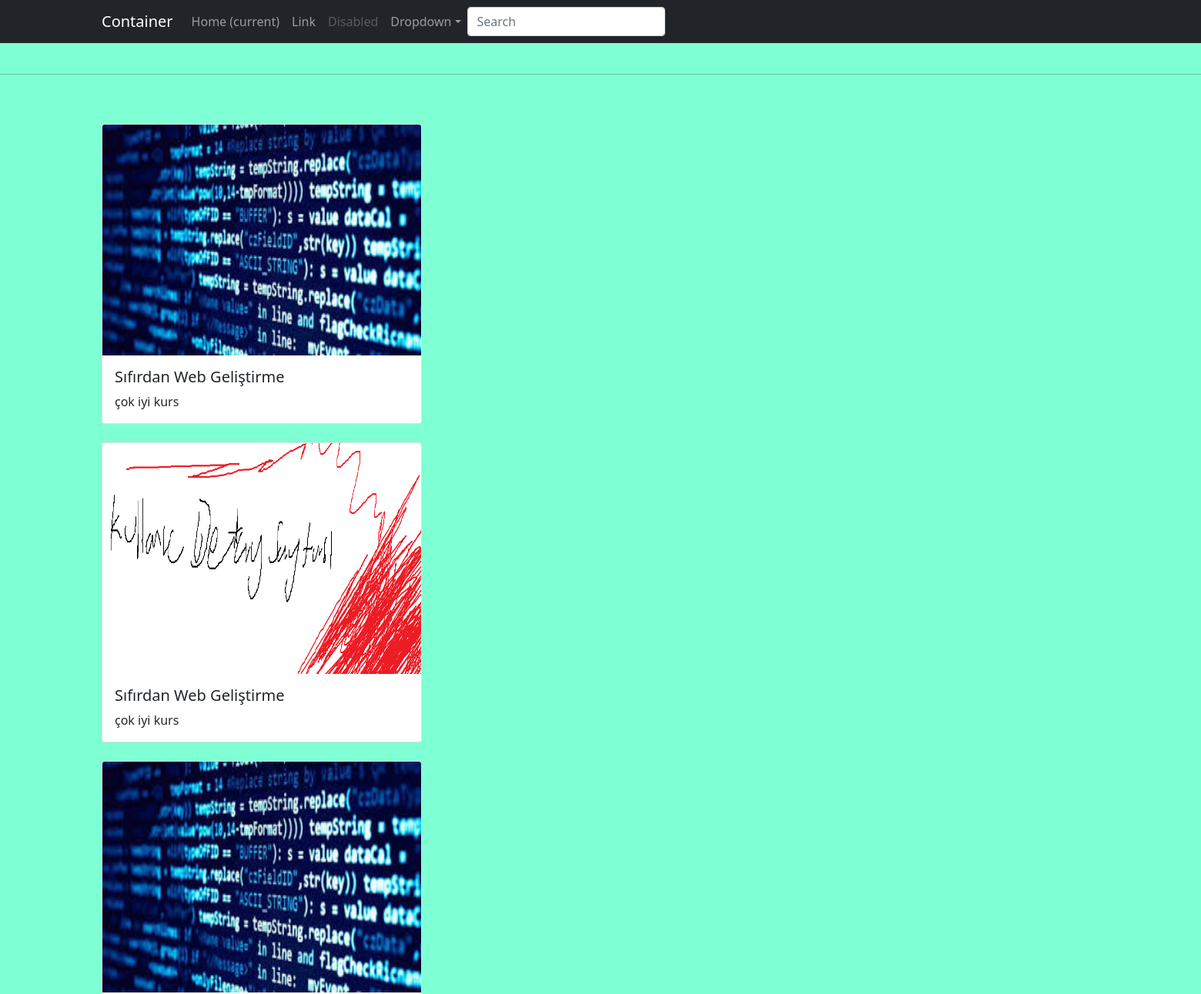
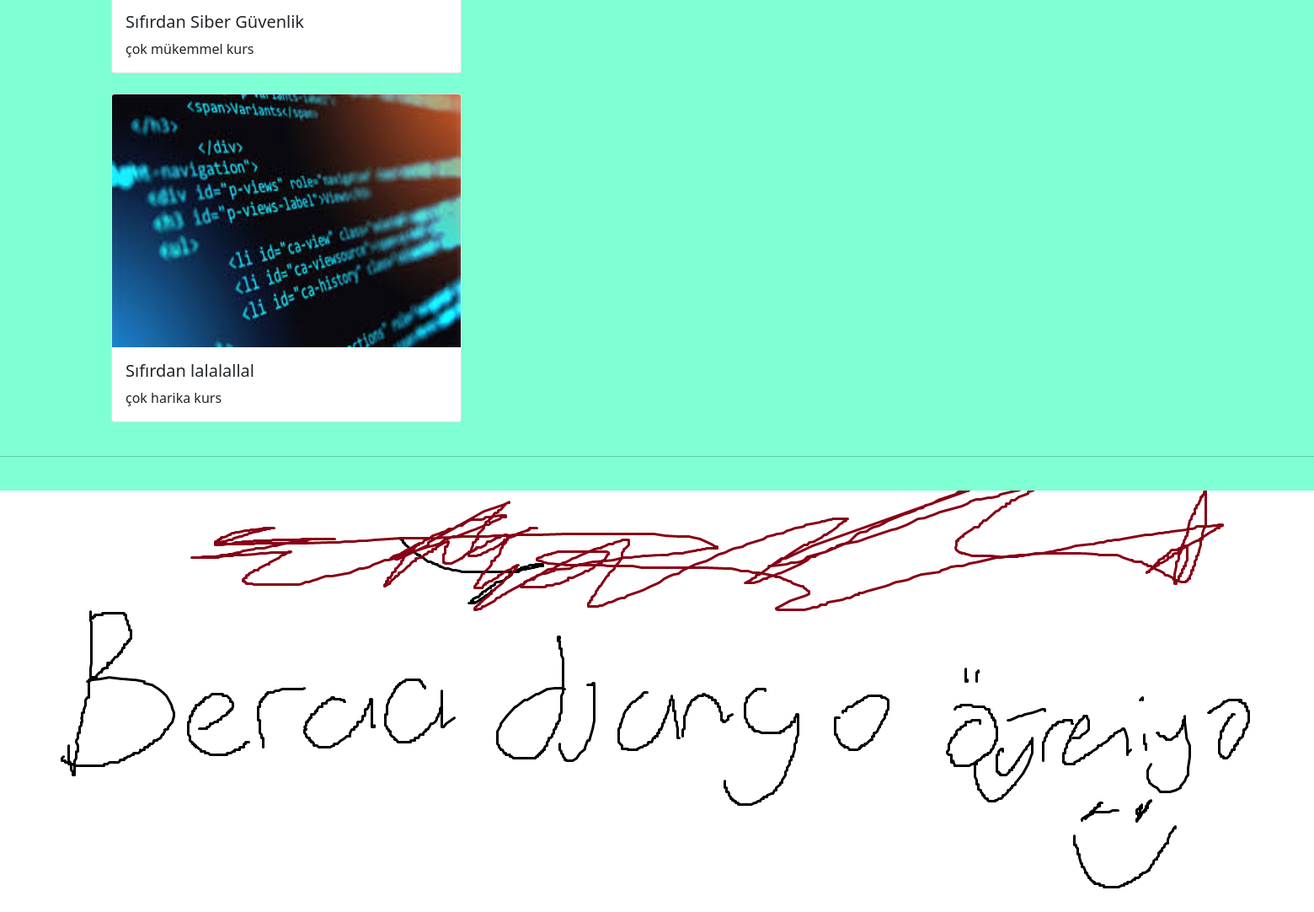
The page / on the database its author committed (2 pictures, top to bottom).
### blog/models.py (models this page shows)
class Blog(models.Model):
    title = models.CharField(max_length=200)
    image = models.CharField(max_length=50)
    description = models.TextField()
    is_active = models.BooleanField(default=False)
    is_home = models.BooleanField(default=False)

### blog/views.py (the view)
# urls.py: path("",blog,name="main_page"),
def blog(requests):
    context = {
        "blogs" : Blog.objects.all()
    }
    return render(requests, "index.html", context)

### blog/templates/index.html (shortened to what this page needs)
{% extends "base.html" %}
{% load static %}
{% block content %}
    <div id="cardss">
        {% for blog in blogs %}
            {% include '_cards.html' %}
        {% endfor%}
    </div>
{% endblock %}

### templates/base.html (shortened to what this page needs)
{% load static %}
<!DOCTYPE html>
<html lang="en">
<head>
    <link rel="stylesheet" href="{% static 'css/bootstrap.min.css'%}">
    <link rel="stylesheet" href="{% static 'css/base.css' %}">
</head>
<body>
    <nav class="navbar navbar-expand-lg navbar-dark bg-dark">
        <div class="container">
          <a class="navbar-brand" href="#">Container</a>
          <div class="collapse navbar-collapse" id="navbarsExample07">
            <ul class="navbar-nav mr-auto">
              <li class="nav-item active">
                <a class="nav-link" href="{% url 'main_page'%}">Home <span class="sr-only">(current)</span></a>
              </li>
              <li class="nav-item">
                <a class="nav-link" href="{% url 'user_detail'%}">Link</a>
              </li>
              <li class="nav-item">
                <a class="nav-link disabled" href="#">Disabled</a>
              </li>
              <li class="nav-item dropdown">
                <a class="nav-link dropdown-toggle" href="http://example.com" id="dropdown07" data-toggle="dropdown" aria-haspopup="true" aria-expanded="false">Dropdown</a>
              </li>
            </ul>
            <form class="form-inline my-2 my-md-0">
              <input class="form-control" type="text" placeholder="Search" aria-label="Search">
            </form>
          </div>
        </div>
    </nav>
    <br>
    <hr>
    <br>
    {% block content %} {% endblock %}
    <br>
    <hr>
    <br>
    <footer>
      <img src="{% static 'img/lala.png'%}" alt="">
    </footer>
</body>
</html>

### blog/templates/_cards.html
{% load static %}
{% load static %}
<div class="container mt-4">
    <div class="row row-cols-1 row-cols-md-3 g-4">
        <div class="col">
            <div class="card h-100">
                <img src="{% static 'img/'|add:blog.image %}" class="card-img-top" alt="..." height="300px">
                <div class="card-body">
                    <h5 class="card-title">{{blog.title}}</h5>
                    <p class="card-text">{{blog.description}}</p>
                </div>
            </div>
        </div>
    </div>
</div>

### static/css/base.css (style rules this page uses)
body { background-color: aquamarine; }

### rows shown on the page
Blog: image (picture), title "Sıfırdan Web Geliştirme", description "çok iyi kurs"
Blog: image (picture), title "Sıfırdan Web Geliştirme", description "çok iyi kurs"
Blog: image (picture), title "Sıfırdan Siber Güvenlik", description "çok mükemmel kurs"
Blog: image (picture), title "Sıfırdan lalalallal", description "çok harika kurs"
